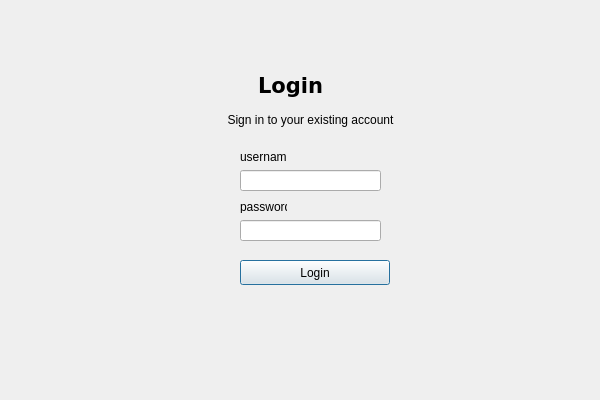
<?xml version="1.0" encoding="UTF-8"?>
<ui version="4.0">
 <class>Dialog</class>
 <widget class="QDialog" name="Dialog">
  <property name="geometry">
   <rect>
    <x>0</x>
    <y>0</y>
    <width>600</width>
    <height>400</height>
   </rect>
  </property>
  <property name="windowTitle">
   <string>Dialog</string>
  </property>
  <widget class="QWidget" name="widget" native="true">
   <property name="geometry">
    <rect>
     <x>0</x>
     <y>0</y>
     <width>600</width>
     <height>400</height>
    </rect>
   </property>
   <widget class="QLabel" name="label">
    <property name="geometry">
     <rect>
      <x>180</x>
      <y>70</y>
      <width>221</width>
      <height>31</height>
     </rect>
    </property>
    <property name="font">
     <font>
      <family>Verdana</family>
      <pointsize>16</pointsize>
      <weight>75</weight>
      <bold>true</bold>
     </font>
    </property>
    <property name="text">
     <string>Login</string>
    </property>
    <property name="alignment">
     <set>Qt::AlignCenter</set>
    </property>
   </widget>
   <widget class="QLabel" name="label_2">
    <property name="geometry">
     <rect>
      <x>210</x>
      <y>110</y>
      <width>201</width>
      <height>20</height>
     </rect>
    </property>
    <property name="text">
     <string>Sign in to your existing account</string>
    </property>
    <property name="alignment">
     <set>Qt::AlignCenter</set>
    </property>
   </widget>
   <widget class="QPushButton" name="login">
    <property name="geometry">
     <rect>
      <x>240</x>
      <y>260</y>
      <width>150</width>
      <height>25</height>
     </rect>
    </property>
    <property name="text">
     <string>Login</string>
    </property>
   </widget>
   <widget class="QLineEdit" name="lineEdit">
    <property name="geometry">
     <rect>
      <x>240</x>
      <y>170</y>
      <width>141</width>
      <height>21</height>
     </rect>
    </property>
   </widget>
   <widget class="QLineEdit" name="lineEdit_2">
    <property name="geometry">
     <rect>
      <x>240</x>
      <y>220</y>
      <width>141</width>
      <height>21</height>
     </rect>
    </property>
   </widget>
   <widget class="QLabel" name="label_3">
    <property name="geometry">
     <rect>
      <x>240</x>
      <y>150</y>
      <width>47</width>
      <height>13</height>
     </rect>
    </property>
    <property name="text">
     <string>username</string>
    </property>
   </widget>
   <widget class="QLabel" name="label_4">
    <property name="geometry">
     <rect>
      <x>240</x>
      <y>200</y>
      <width>47</width>
      <height>13</height>
     </rect>
    </property>
    <property name="text">
     <string>password</string>
    </property>
   </widget>
  </widget>
 </widget>
 <resources/>
 <connections/>
</ui>
